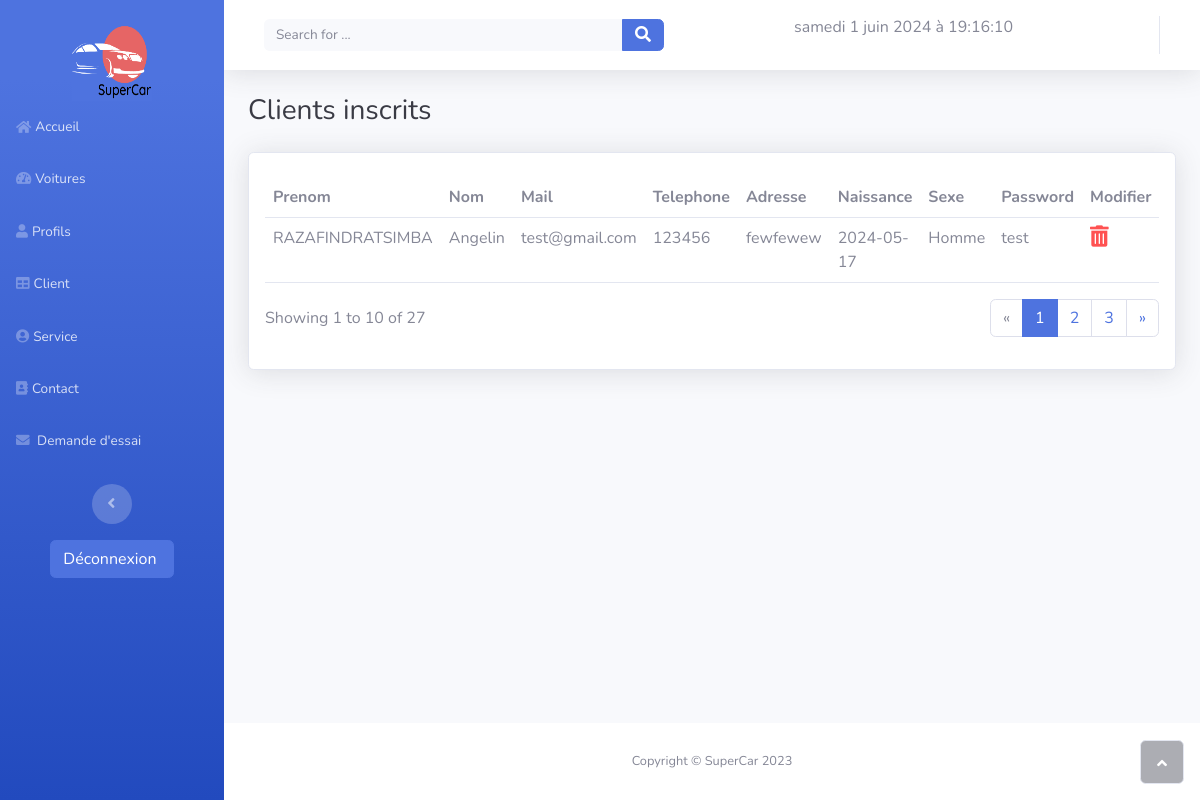
The page /client.php on the database its author committed.
### tables this page shows
CREATE TABLE `inscription` (
  `idco` int(11) NOT NULL,
  `nom` varchar(255) DEFAULT NULL,
  `prenom` varchar(255) DEFAULT NULL,
  `mail` varchar(255) DEFAULT NULL,
  `telephone` varchar(12) DEFAULT NULL,
  `adresse` varchar(255) DEFAULT NULL,
  `naissance` date DEFAULT NULL,
  `sexe` varchar(25) DEFAULT NULL,
  `password` varchar(255) DEFAULT NULL
);

### client.php (the view, shortened to what this page needs)
<!DOCTYPE html>
<html lang="en">
<head>
    <link rel="stylesheet" href="assets/bootstrap/css/bootstrap.min.css">
    <link rel="stylesheet" href="assets/fonts/fontawesome-all.min.css">
    <link rel="stylesheet" href="https://cdnjs.cloudflare.com/ajax/libs/font-awesome/5.15.3/css/all.min.css" />
    <link rel="stylesheet" href="https://cdn.jsdelivr.net/npm/sweetalert2@11.1.5/dist/sweetalert2.min.css">
</head>
<body id="page-top">
    <div id="wrapper">
        <?php
        include_once("hd/header.php")
            ?>
        <div class="d-flex flex-column" id="content-wrapper">
            <div id="content">
                <nav class="navbar navbar-light navbar-expand bg-white shadow mb-4 topbar static-top">
                    <div class="container-fluid">
                        <form class="d-none d-sm-inline-block me-auto ms-md-3 my-2 my-md-0 mw-100 navbar-search"
                            action="recherche/resultat_voiture.php" method="GET">
                            <div class="input-group">
                                <input class="bg-light form-control border-0 small" type="text" name="query"
                                    placeholder="Search for ..." required>
                                <button class="btn btn-primary py-0" type="submit">
                                    <i class="fas fa-search"></i>
                                </button>
                            </div>
                        </form>
                        <p id="dateHeure"></p>
                        <ul class="navbar-nav flex-nowrap ms-auto">
                </nav>
                <div class="container-fluid">
                    <h3 class="text-dark mb-4">Clients inscrits&nbsp;</h3>
                    <div class="card shadow">
                        <div class="card-body">
                            <div class="table-responsive table mt-2" id="dataTable" role="grid"
                                aria-describedby="dataTable_info">
                                <table class="table my-0" id="dataTable">
                                    <?php
                                    include('bdd/connexion_bdd.php');
                                    $sql = "SELECT * FROM inscription ";
                                    $sql_client = mysqli_query($conn, $sql);
                                    if ($sql_client->num_rows > 0) {
                                        echo '<echo>
                                        <thead>
                                            <tr>
                                                <th>Prenom</th>
                                                <th>Nom</th>
                                                <th>Mail</th>
                                                <th>Telephone</th>
                                                <th>Adresse</th>
                                                <th>Naissance</th>
                                                <th>Sexe</th>
                                                <th>Password</th>
                                                <th>Modifier</th>
                                            </tr>
                                        </thead></echo>';
                                        while ($row_client = mysqli_fetch_assoc($sql_client)) {
                                            echo '<tbody>
                                                <tr>
                                                    <td>' . $row_client['nom'] . '</td>
                                                    <td>' . $row_client['prenom'] . '</td>
                                                    <td>' . $row_client['mail'] . '</td>
                                                    <td>' . $row_client['telephone'] . '</td>
                                                    <td>' . $row_client['adresse'] . '</td>
                                                    <td>' . $row_client['naissance'] . '</td>
                                                    <td>' . $row_client['sexe'] . '</td>
                                                    <td>' . $row_client['password'] . '</td>
                                                    <td>
                                                    <a href="traitement_client/suppression.php?idco=' . $row_client['idco'] . '">
                                                    <i style="color: #FF5252;" class="fas fa-trash-alt fa-lg text-red-500"></i>
                                                    </td>
                                                </tr>';
                                        }
                                    }
                                    ?>
                                    </tbody>
                                </table>
                            </div>
                            <div class="row">
                                <div class="col-md-6 align-self-center">
                                    <p id="dataTable_info" class="dataTables_info" role="status" aria-live="polite">
                                        Showing 1 to 10 of 27</p>
                                </div>
                                <div class="col-md-6">
                                    <nav
                                        class="d-lg-flex justify-content-lg-end dataTables_paginate paging_simple_numbers">
                                        <ul class="pagination">
                                            <li class="page-item disabled"><a class="page-link" aria-label="Previous"
                                                    href="#"><span aria-hidden="true">«</span></a></li>
                                            <li class="page-item active"><a class="page-link" href="#">1</a></li>
                                            <li class="page-item"><a class="page-link" href="#">2</a></li>
                                            <li class="page-item"><a class="page-link" href="#">3</a></li>
                                            <li class="page-item"><a class="page-link" aria-label="Next" href="#"><span
                                                        aria-hidden="true">»</span></a></li>
                                        </ul>
                                    </nav>
                                </div>
                            </div>
                        </div>
                    </div>
                </div>
            </div>
            <footer class="bg-white sticky-footer">
                <div class="container my-auto">
                    <div class="text-center my-auto copyright"><span>Copyright © SuperCar 2023</span></div>
                </div>
            </footer>
        </div><a class="border rounded d-inline scroll-to-top" href="#page-top"><i class="fas fa-angle-up"></i></a>
    </div>
</body>
</html>

### rows shown on the page
inscription: nom "RAZAFINDRATSIMBA", prenom "Angelin", mail "test@gmail.com", telephone "123456", adresse "fewfewew", naissance "2024-05-17", sexe "Homme", password "test"
